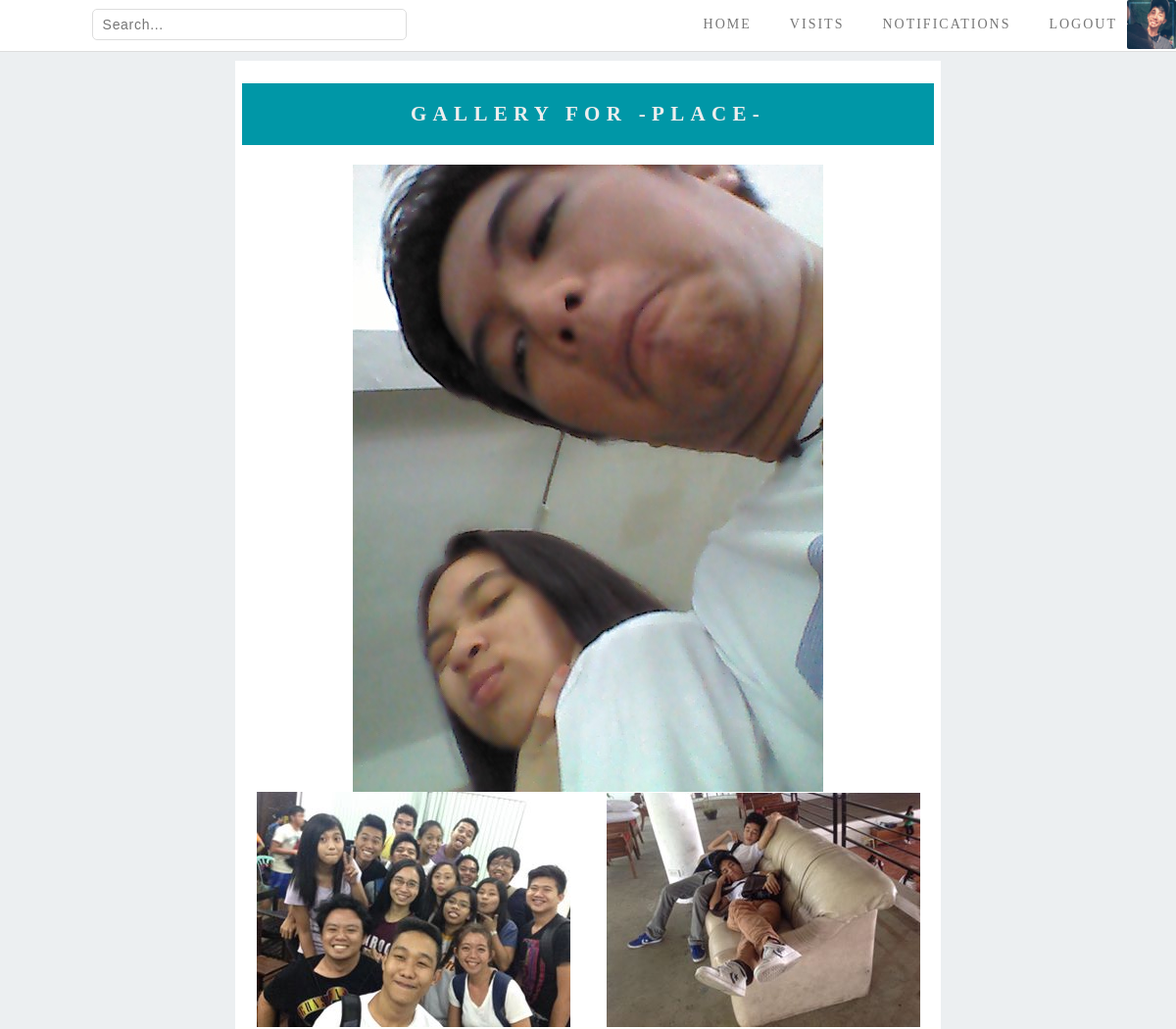
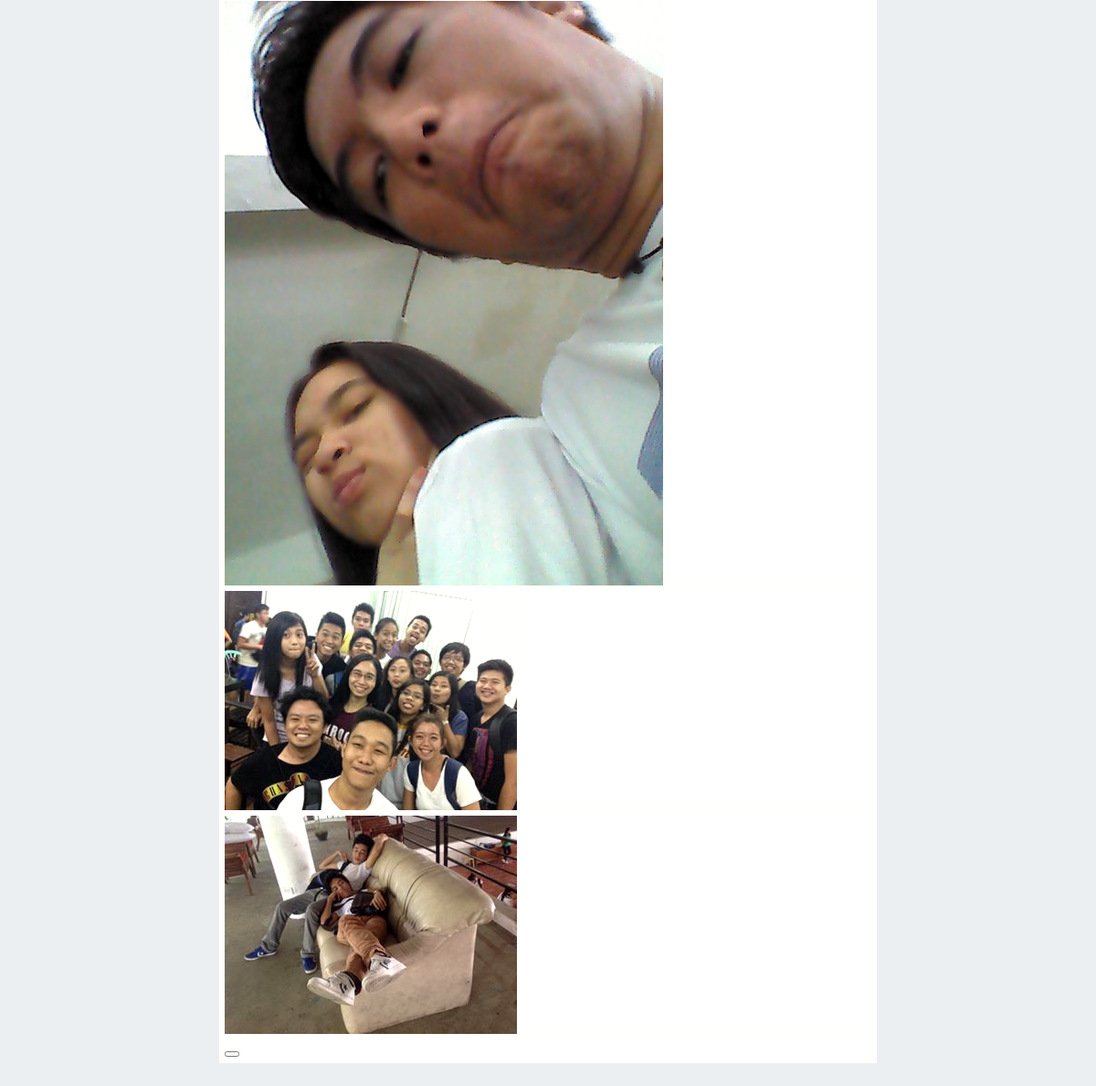
Page /gallery.php?place_id=4 (signed in) on the committed database (2 pictures, top to bottom).
### tables this page shows
CREATE TABLE `posted` (
  `post_id` int(9) NOT NULL,
  `content` varchar(300) NOT NULL,
  `place_id` int(11) NOT NULL,
  `acc_id` int(11) NOT NULL,
  `time_post` timestamp NOT NULL DEFAULT CURRENT_TIMESTAMP ON UPDATE CURRENT_TIMESTAMP,
  `if_image` tinyint(1) NOT NULL
);

### gallery.php (the view, shortened to what this page needs)
<!DOCTYPE html>
<html>
<head>
	<link rel="stylesheet" href="bootstrap/css/bootstrap.min.css">
	<link rel="stylesheet" type="text/css" href="css/navigation_bar_and_body_style.css">
	<link rel="stylesheet" type="text/css" href="css/gallery.css">
	<link rel="stylesheet" type="text/css" href="css/style.css">
</head>
<body>
<?php
	require "connect.php";
	$queryplaces = "SELECT * FROM places natural join posted where if_image=1 and place_id = {$_GET['place_id']}";
	$result = mysqli_query($dbconn, $queryplaces);
	$row = [];
	if(mysqli_affected_rows($dbconn)){
		while($data = mysqli_fetch_assoc($result)){
			$row[] = $data;
		}
	}
?>
	<div id = "navBar">
		<form action="search_results_places.php" method="get">
			<input type="text" placeholder="Search..." name="search">
		</form>
		<ul id = "navList">
			<li><a href="home_page.php"><span class="glyphicon glyphicon-home"></span>HOME</a></li>
			<li><a href="visit.php"><span class="glyphicon glyphicon-map-marker"></span>VISITS</a></li>
			<li><a href="notifications.php"><span class="glyphicon glyphicon-bell"></span>NOTIFICATIONS</a></li>
			<li><a href="logout.php" class="logout"><span class="glyphicon glyphicon-log-out"></span>LOGOUT</a></li>
			<li><a href="people_profile.php" class="image-list"><img src="images/pp_cover/Clyde1.jpg"></a></li>
		</ul>
	</div>
	<div class="container gal">
		<h2>Gallery for -Place-</h2>
		<div class="flex-images">
			<?php
				require "connect.php";
				$query = "SELECT post_id
						  FROM posted
						  WHERE place_id = {$_GET['place_id']}
						  ;";
				$result = mysqli_query($dbconn, $query);
				foreach ($result as $value) {
			 ?>
			<a href="view_post.php?post_id=<?=$value['post_id'] ?>"><img src="images/post_img/<?=$value['post_id'] ?>.jpg" class="gal-image"></a>
			<?php } ?>
		</div>
		<?php foreach ($row as $value):?>
			<div class="image"><img src="images/post_img/<?=$value['post_id']?>.jpg"></button></div>
		<?php endforeach ?>
		<div class="image"><button id="myBtn20" class="imagebtn"></button></div>
	</div>
</body>
</html>

### css/Navigation_Bar_and_Body_style.css (style rules this page uses)
body { background-color: #ECEFF1; margin: 0; }
#navBar { background-color: white; display: inline-flex; width: 100%; top: 0; left: 0; position: fixed; z-index: 2; border-bottom: 1px solid #DDD; }
#navBar img { height: 50px; width: 50px; object-position: center; object-fit: cover; box-sizing: border-box; margin: 0; border-radius: 2px; }
#navList { display: inline-flex; justify-content: center; align-content: center; list-style: none; margin: 0; padding: 0; margin-left: auto; }
#navList li { display: inline-flex; justify-content: center; align-items: center; }
#navList > li > a { text-decoration: none; display: block; height: 100%; padding: 0 10px; border: solid rgba(0,0,0,0); border-width: 0 0 2px 0; text-align: center; vertical-align: middle; font-family: "Gotham Medium"; font-size: 14px; letter-spacing: 2px; color: #777; display: flex; align-items: center; justify-content: center; box-sizing: border-box; transition: 0.2s; }
#navList > li > a.image-list { padding: 0; }
#navBar form { margin-left: 7.8%; height: 50px; width: 26.8%; display: inline-flex; justify-content: center; align-items: center; }
#navBar form input[type=text] { color: #888; border-style: none; padding: 5px 10px; width: 100%; border-radius: 5px; border: 1px solid #DDD; transition: 0.2s; font-family: Arial; font-size: 1em; letter-spacing: 0.05em; }
.container { margin-top: 50px; }

### css/Gallery.css (style rules this page uses)
.gal { margin: 62px auto 30px auto; background-color: white; padding: 3px; width: 60%; }
h2 { font-family: "Gotham Light"; font-weight: bold; font-size: 1.5em; text-transform: uppercase; letter-spacing: 0.3em; width: 99%; background-color: #0097A7; padding: 20px; text-align: center; color: #eee; margin: 20px 0.5% 20px 0.5%; }
.flex-images { padding: 0; margin: 0; display: flex; justify-content: space-around; align-items: center; flex-wrap: wrap; }
.image { background-size: cover; background-position: center; filter: contrast(110%) sepia(10%) saturate(110%); transition: 0.2s; box-sizing: border-box; border: 3px solid white; }

### rows in the picture
posted: shows a picture
posted: shows a picture
posted: shows a picture
